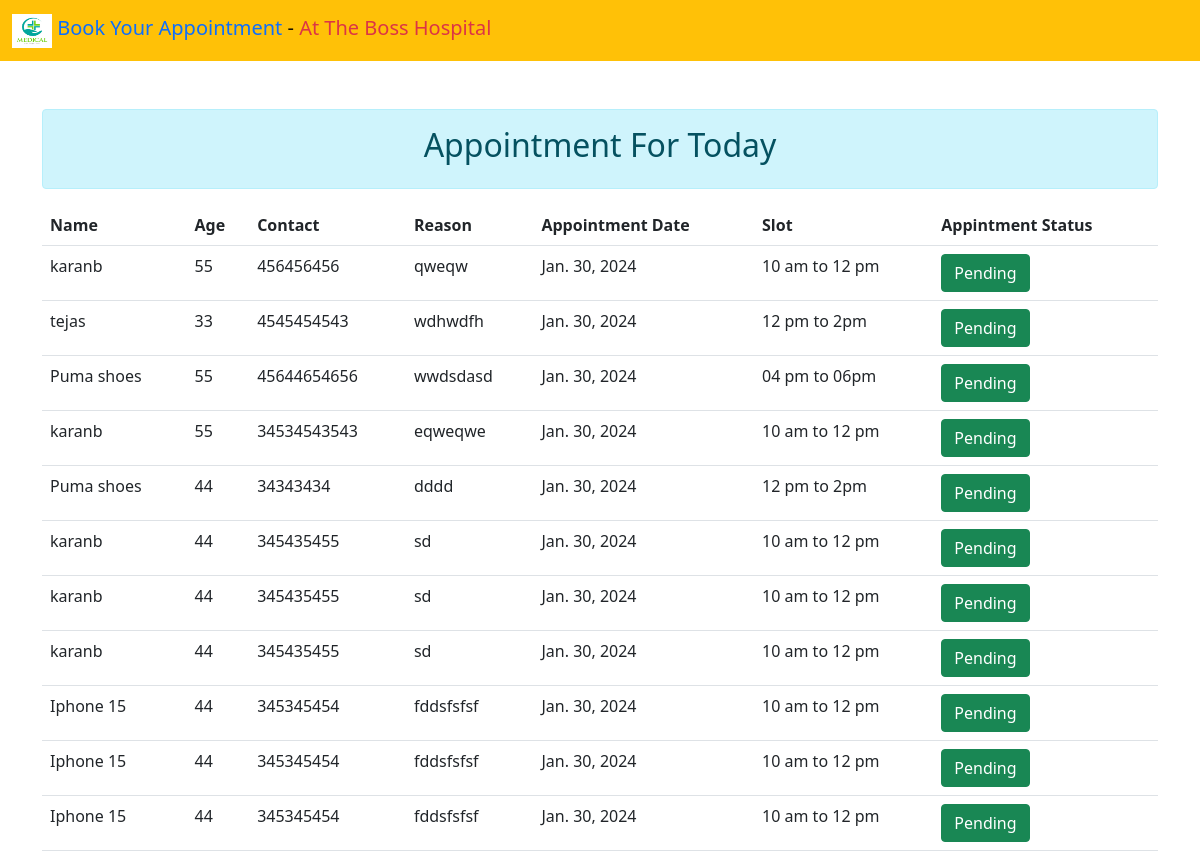
/doctor/ (signed in), run on the app's committed database.
### app/models.py (models this page shows)
class Appointment(models.Model):
    user = models.ForeignKey(User, on_delete=models.CASCADE,null=True)
    name = models.CharField(max_length=100)
    age = models.IntegerField()
    contact = models.CharField(max_length=100)
    reason = models.CharField(max_length=300)
    appoint_date = models.CharField(max_length=100,null=True)
    date = models.DateField(auto_now=True)
    time = models.TimeField(auto_now=True)
    slot = models.CharField(max_length=5,null=True)

### app/views.py (the view)
# urls.py: path('doctor/',views.Doctor,name='doctor'),
def Doctor(request):
    if request.user.is_authenticated and request.user.is_staff:
        data = Appointment.objects.all()
        return render(request,'doctor.html',{'data':data})
    else:
        messages.success(request,"You Are Not A Staff Please Login to Patient Login")
        return HttpResponseRedirect('/doctsignup/')

### app/templates/doctor.html (shortened to what this page needs)
{% extends 'base.html' %}
{% block content %}
<div class="container mt-5">
    <div class="alert alert-info text-center ">
           <h2>Appointment For Today</h2>
    </div>
    <table class="table table-hover">
        <tr>
          <th>Name</th>
          <th>Age</th>
          <th>Contact</th>
          <th>Reason</th>
          <th>Appointment Date</th>
          <th>Slot</th>
          <th>Appintment Status</th>
        </tr>
        {% for i in data %}
        <tr>
          <td>{{i.name}}</td>
          <td>{{i.age}}</td>
          <td>{{i.contact}}</td>
          <td>{{i.reason}}</td>
          <td>{{i.date}}</td>
          <td>{{i.slot}}</td>
          <td>
            <a href="{% url 'done' i.id %}" class="btn btn-success">Pending</a>
          </td>
        </tr>
        {% endfor %}
      </table>
</div>
{% endblock %}

### data on the page
Appointment: name "karanb", age "55", contact "456456456", reason "qweqw", date "Jan. 30, 2024", slot "10 am to 12 pm"
Appointment: name "tejas", age "33", contact "4545454543", reason "wdhwdfh", date "Jan. 30, 2024", slot "12 pm to 2pm"
Appointment: name "Puma shoes", age "55", contact "45644654656", reason "wwdsdasd", date "Jan. 30, 2024", slot "04 pm to 06pm"
Appointment: name "karanb", age "55", contact "34534543543", reason "eqweqwe", date "Jan. 30, 2024", slot "10 am to 12 pm"
Appointment: name "Puma shoes", age "44", contact "34343434", reason "dddd", date "Jan. 30, 2024", slot "12 pm to 2pm"
Appointment: name "karanb", age "44", contact "345435455", reason "sd", date "Jan. 30, 2024", slot "10 am to 12 pm"
Appointment: name "karanb", age "44", contact "345435455", reason "sd", date "Jan. 30, 2024", slot "10 am to 12 pm"
Appointment: name "karanb", age "44", contact "345435455", reason "sd", date "Jan. 30, 2024", slot "10 am to 12 pm"
Appointment: name "Iphone 15", age "44", contact "345345454", reason "fddsfsfsf", date "Jan. 30, 2024", slot "10 am to 12 pm"
Appointment: name "Iphone 15", age "44", contact "345345454", reason "fddsfsfsf", date "Jan. 30, 2024", slot "10 am to 12 pm"
Appointment: name "Iphone 15", age "44", contact "345345454", reason "fddsfsfsf", date "Jan. 30, 2024", slot "10 am to 12 pm"
